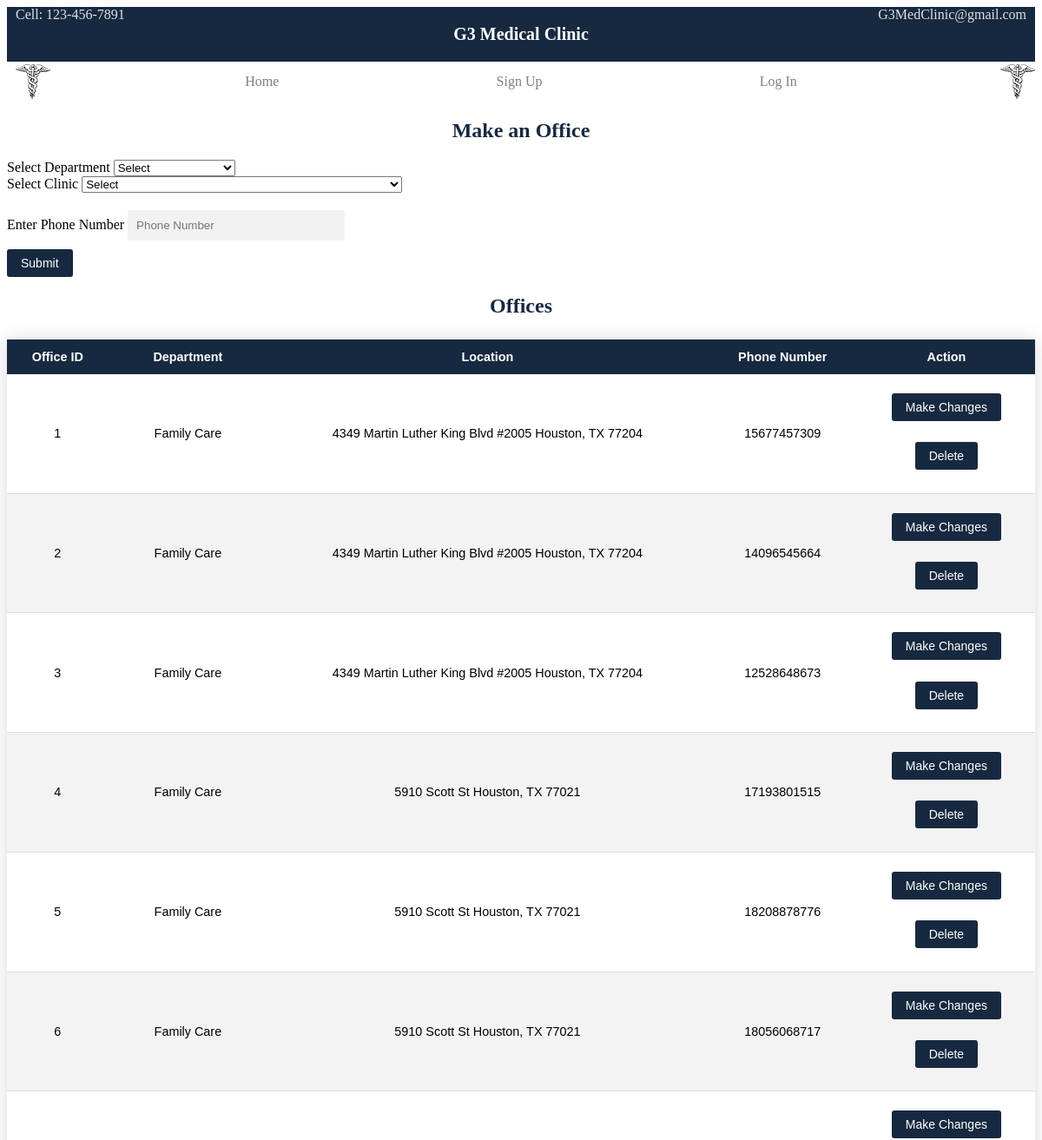
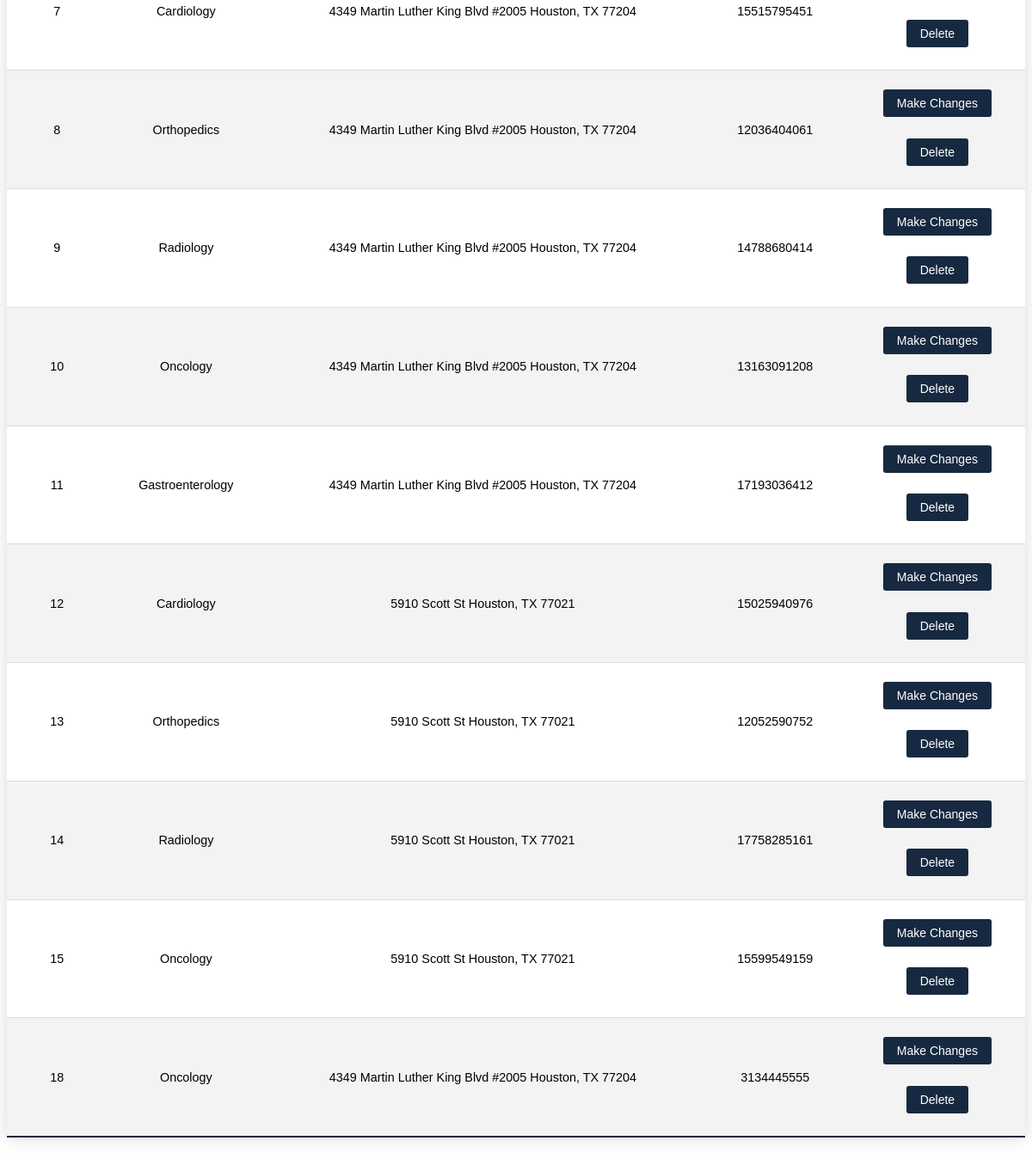
Screenshot of /office.php with the database file from the repository (2 pictures, top to bottom).
### tables this page shows
CREATE TABLE `Office` (
  `office_ID` int NOT NULL AUTO_INCREMENT,
  `dep_number` int DEFAULT NULL,
  `address_ID` int NOT NULL,
  `phone_number` varchar(20) NOT NULL,
  `deleted_flag` tinyint(1) NOT NULL DEFAULT '0',
  PRIMARY KEY (`office_ID`),
  KEY `dep_number` (`dep_number`),
  KEY `address_ID` (`address_ID`),
  CONSTRAINT `office_ibfk_1` FOREIGN KEY (`dep_number`) REFERENCES `Department` (`department_number`),
  CONSTRAINT `office_ibfk_2` FOREIGN KEY (`address_ID`) REFERENCES `Address` (`address_ID`)
);

CREATE TABLE `Department` (
  `department_number` int NOT NULL AUTO_INCREMENT,
  `dep_name` varchar(45) NOT NULL,
  `deleted_flag` tinyint(1) NOT NULL DEFAULT '0',
  PRIMARY KEY (`department_number`),
  UNIQUE KEY `dep_name` (`dep_name`)
);

CREATE TABLE `Address` (
  `address_ID` int NOT NULL AUTO_INCREMENT,
  `street_address` varchar(45) NOT NULL,
  `apt_num` varchar(20) DEFAULT NULL,
  `city` varchar(20) NOT NULL,
  `state` varchar(20) NOT NULL,
  `zip_code` varchar(20) NOT NULL,
  `office_add` tinyint(1) NOT NULL DEFAULT '0',
  `deleted_flag` tinyint(1) NOT NULL DEFAULT '0',
  PRIMARY KEY (`address_ID`)
);

### includes/functions.inc.php (called while the page is built, shortened)
<?php
function viewOffices($conn) {
  $sql = "SELECT * FROM Office WHERE deleted_flag = false";
  $stmt = mysqli_stmt_init($conn);
  if (!mysqli_stmt_prepare($stmt, $sql)) {
    header("location: ../dept.php?error=viewstmtfailed");
    exit();
  }
  mysqli_stmt_execute($stmt);
  $result = mysqli_stmt_get_result($stmt);
  return $result;
}
function getDepartmentName($conn, $deptNum) {
  $sql = "SELECT dep_name FROM Department WHERE department_number = ? AND deleted_flag = false;";
  $stmt = mysqli_stmt_init($conn);
  if (!mysqli_stmt_prepare($stmt, $sql)) {
    header("location: ../dept.php?error=viewstmtfailed");
    exit();
  }
  mysqli_stmt_bind_param($stmt, "i", $deptNum);
  mysqli_stmt_execute($stmt);
  $result = mysqli_stmt_get_result($stmt);
  return $result;
}
function getAddress($conn, $addID) {
  $sql = "SELECT * FROM Address WHERE address_ID = ? AND deleted_flag = false;";
  $stmt = mysqli_stmt_init($conn);
  if (!mysqli_stmt_prepare($stmt, $sql)) {
    header("location: ../info.php?error=stmtfailed");
    exit();
  }
  mysqli_stmt_bind_param($stmt, "i", $addID);
  mysqli_stmt_execute($stmt);
  $result = mysqli_stmt_get_result($stmt);
  return $result;
}

### office.php (the view, shortened to what this page needs)
<?php
  include_once 'header.php';
?>
<div class='office-form'>
  <h2>Make an Office</h2>
  <form action='/medical-clinic/includes/office.inc.php' method='post'>
    <div class='form-element'>
    <label for='num'>Select Department</label>
      <select name='num' id='num'>
        <option>Select</option>
      <?php
        require_once 'includes/dbh.inc.php';
        require_once 'includes/functions.inc.php';
      ?>
      </select>
    </div>
    <div class='form-element'>
      <label for='address'>Select Clinic</label>
      <select name='address' id='address'>
        <option>Select</option>
      <?php
        require_once 'includes/dbh.inc.php';
        require_once 'includes/functions.inc.php';
      ?>
      </select>
    </div>
    <div class='form-element'>
      <label for='office-num'>Enter Phone Number</label>
      <input type='text' name='offnum' id='office-num' placeholder='Phone Number'/>
    </div>
    <div class='submit-btn'>
      <button type='submit' name='submit'>Submit</button>
    </div>
  </form>
</div>
<?php
  require_once 'includes/dbh.inc.php';
  require_once 'includes/functions.inc.php';
  $result = viewOffices($conn);
?>
<div>
  <h2>Offices</h2>
  <table class="table-template">
    <thead>
      <tr>
        <th>Office ID</th>
        <th>Department</th>
        <th>Location</th>
        <th>Phone Number</th>
        <th>Action</th>
      </tr>
    </thead>
    <tbody>
    <?php
      while ($row = mysqli_fetch_assoc($result)) {
        $offID = $row["office_ID"];
        $depNum = $row["dep_number"];
        $addID = $row["address_ID"];
        $phoneNum = $row["phone_number"];
    ?>
        <tr>
          <td><?php echo $offID?></td>
    <?php
      $result2 = getDepartmentName($conn, $depNum);
      $row2 = mysqli_fetch_assoc($result2);
      $result3 = getAddress($conn, $addID);
      $row3 = mysqli_fetch_assoc($result3);
    ?>
          <td><?php echo $row2["dep_name"]?></td>
          <td><?php echo $row3["street_address"].' '.$row3["city"].', '.$row3["state"].' '.$row3["zip_code"]?></td>
          <td><?php echo $phoneNum?></td>
          <td>
          <form action='/medical-clinic/updateoffice.php' method='post'>
          <div class='submit-btn'>
            <button type='submit' name='submit'>Make Changes</button>
          </div>
        </form>
          <form action='/medical-clinic/delete.php' method='post'>
          <div class='submit-btn'>
            <button type='submit' name='submit'>Delete</button>
          </div>
        </form>
          </td>
        </tr>
    <?php
      }
    ?>
    </tbody>
  </table>
</div>
<?php
  include_once 'footer.php';
?>

### rows the page displays
office: office_ID "1", dep_number.dep_name "Family Care", address_ID.street_address "4349 Martin Luther King Blvd #2005", address_ID.city "Houston", address_ID.state "TX", address_ID.zip_code "77204", phone_number "15677457309"
office: office_ID "2", dep_number.dep_name "Family Care", address_ID.street_address "4349 Martin Luther King Blvd #2005", address_ID.city "Houston", address_ID.state "TX", address_ID.zip_code "77204", phone_number "14096545664"
office: office_ID "3", dep_number.dep_name "Family Care", address_ID.street_address "4349 Martin Luther King Blvd #2005", address_ID.city "Houston", address_ID.state "TX", address_ID.zip_code "77204", phone_number "12528648673"
office: office_ID "4", dep_number.dep_name "Family Care", address_ID.street_address "5910 Scott St", address_ID.city "Houston", address_ID.state "TX", address_ID.zip_code "77021", phone_number "17193801515"
office: office_ID "5", dep_number.dep_name "Family Care", address_ID.street_address "5910 Scott St", address_ID.city "Houston", address_ID.state "TX", address_ID.zip_code "77021", phone_number "18208878776"
office: office_ID "6", dep_number.dep_name "Family Care", address_ID.street_address "5910 Scott St", address_ID.city "Houston", address_ID.state "TX", address_ID.zip_code "77021", phone_number "18056068717"
office: office_ID "7", dep_number.dep_name "Cardiology", address_ID.street_address "4349 Martin Luther King Blvd #2005", address_ID.city "Houston", address_ID.state "TX", address_ID.zip_code "77204", phone_number "15515795451"
office: office_ID "8", dep_number.dep_name "Orthopedics", address_ID.street_address "4349 Martin Luther King Blvd #2005", address_ID.city "Houston", address_ID.state "TX", address_ID.zip_code "77204", phone_number "12036404061"
office: office_ID "9", dep_number.dep_name "Radiology", address_ID.street_address "4349 Martin Luther King Blvd #2005", address_ID.city "Houston", address_ID.state "TX", address_ID.zip_code "77204", phone_number "14788680414"
office: office_ID "10", dep_number.dep_name "Oncology", address_ID.street_address "4349 Martin Luther King Blvd #2005", address_ID.city "Houston", address_ID.state "TX", address_ID.zip_code "77204", phone_number "13163091208"
office: office_ID "11", dep_number.dep_name "Gastroenterology", address_ID.street_address "4349 Martin Luther King Blvd #2005", address_ID.city "Houston", address_ID.state "TX", address_ID.zip_code "77204", phone_number "17193036412"
office: office_ID "12", dep_number.dep_name "Cardiology", address_ID.street_address "5910 Scott St", address_ID.city "Houston", address_ID.state "TX", address_ID.zip_code "77021", phone_number "15025940976"
office: office_ID "13", dep_number.dep_name "Orthopedics", address_ID.street_address "5910 Scott St", address_ID.city "Houston", address_ID.state "TX", address_ID.zip_code "77021", phone_number "12052590752"
office: office_ID "14", dep_number.dep_name "Radiology", address_ID.street_address "5910 Scott St", address_ID.city "Houston", address_ID.state "TX", address_ID.zip_code "77021", phone_number "17758285161"
office: office_ID "15", dep_number.dep_name "Oncology", address_ID.street_address "5910 Scott St", address_ID.city "Houston", address_ID.state "TX", address_ID.zip_code "77021", phone_number "15599549159"
office: office_ID "18", dep_number.dep_name "Oncology", address_ID.street_address "4349 Martin Luther King Blvd #2005", address_ID.city "Houston", address_ID.state "TX", address_ID.zip_code "77204", phone_number "3134445555"
